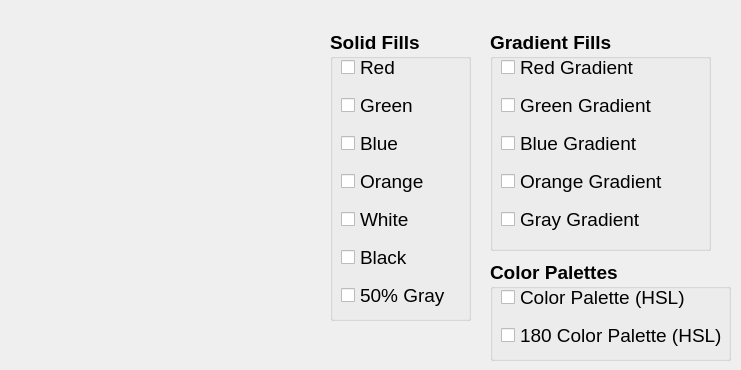
    <widget class="QWidget" name="page_3">
     <widget class="QGroupBox" name="groupBox_5">
      <property name="geometry">
       <rect>
        <x>330</x>
        <y>30</y>
        <width>141</width>
        <height>291</height>
       </rect>
      </property>
      <property name="font">
       <font>
        <pointsize>14</pointsize>
        <italic>false</italic>
        <bold>true</bold>
       </font>
      </property>
      <property name="title">
       <string>Solid Fills</string>
      </property>
     </widget>
     <widget class="QGroupBox" name="groupBox_6">
      <property name="geometry">
       <rect>
        <x>490</x>
        <y>30</y>
        <width>221</width>
        <height>221</height>
       </rect>
      </property>
      <property name="font">
       <font>
        <pointsize>14</pointsize>
        <bold>true</bold>
       </font>
      </property>
      <property name="title">
       <string>Gradient Fills</string>
      </property>
     </widget>
     <widget class="QGroupBox" name="groupBox_7">
      <property name="geometry">
       <rect>
        <x>490</x>
        <y>260</y>
        <width>241</width>
        <height>101</height>
       </rect>
      </property>
      <property name="font">
       <font>
        <pointsize>14</pointsize>
        <bold>true</bold>
       </font>
      </property>
      <property name="title">
       <string>Color Palettes</string>
      </property>
     </widget>
     <widget class="QCheckBox" name="Black">
      <property name="geometry">
       <rect>
        <x>341</x>
        <y>241</y>
        <width>111</width>
        <height>32</height>
       </rect>
      </property>
      <property name="font">
       <font>
        <pointsize>14</pointsize>
       </font>
      </property>
      <property name="text">
       <string>Black</string>
      </property>
     </widget>
     <widget class="QCheckBox" name="Gray50">
      <property name="geometry">
       <rect>
        <x>341</x>
        <y>279</y>
        <width>111</width>
        <height>32</height>
       </rect>
      </property>
      <property name="font">
       <font>
        <pointsize>14</pointsize>
       </font>
      </property>
      <property name="text">
       <string>50% Gray</string>
      </property>
     </widget>
     <widget class="QCheckBox" name="White">
      <property name="geometry">
       <rect>
        <x>341</x>
        <y>203</y>
        <width>111</width>
        <height>32</height>
       </rect>
      </property>
      <property name="font">
       <font>
        <pointsize>14</pointsize>
       </font>
      </property>
      <property name="text">
       <string>White</string>
      </property>
     </widget>
     <widget class="QCheckBox" name="Red">
      <property name="geometry">
       <rect>
        <x>341</x>
        <y>51</y>
        <width>111</width>
        <height>32</height>
       </rect>
      </property>
      <property name="font">
       <font>
        <pointsize>14</pointsize>
       </font>
      </property>
      <property name="text">
       <string>Red</string>
      </property>
     </widget>
     <widget class="QCheckBox" name="Orange">
      <property name="geometry">
       <rect>
        <x>341</x>
        <y>165</y>
        <width>131</width>
        <height>32</height>
       </rect>
      </property>
      <property name="font">
       <font>
        <pointsize>14</pointsize>
       </font>
      </property>
      <property name="text">
       <string>Orange</string>
      </property>
     </widget>
     <widget class="QCheckBox" name="Blue">
      <property name="geometry">
       <rect>
        <x>341</x>
        <y>127</y>
        <width>111</width>
        <height>32</height>
       </rect>
      </property>
      <property name="font">
       <font>
        <pointsize>14</pointsize>
       </font>
      </property>
      <property name="text">
       <string>Blue</string>
      </property>
     </widget>
     <widget class="QCheckBox" name="Green">
      <property name="geometry">
       <rect>
        <x>341</x>
        <y>89</y>
        <width>111</width>
        <height>32</height>
       </rect>
      </property>
      <property name="font">
       <font>
        <pointsize>14</pointsize>
       </font>
      </property>
      <property name="text">
       <string>Green</string>
      </property>
     </widget>
     <widget class="QCheckBox" name="RedGradient">
      <property name="geometry">
       <rect>
        <x>501</x>
        <y>51</y>
        <width>171</width>
        <height>32</height>
       </rect>
      </property>
      <property name="font">
       <font>
        <pointsize>14</pointsize>
       </font>
      </property>
      <property name="text">
       <string>Red Gradient</string>
      </property>
     </widget>
     <widget class="QCheckBox" name="OrangeGradient">
      <property name="geometry">
       <rect>
        <x>501</x>
        <y>165</y>
        <width>211</width>
        <height>32</height>
       </rect>
      </property>
      <property name="font">
       <font>
        <pointsize>14</pointsize>
       </font>
      </property>
      <property name="text">
       <string>Orange Gradient</string>
      </property>
     </widget>
     <widget class="QCheckBox" name="GreenGradient">
      <property name="geometry">
       <rect>
        <x>501</x>
        <y>89</y>
        <width>171</width>
        <height>32</height>
       </rect>
      </property>
      <property name="font">
       <font>
        <pointsize>14</pointsize>
       </font>
      </property>
      <property name="text">
       <string>Green Gradient</string>
      </property>
     </widget>
     <widget class="QCheckBox" name="BlueGradient">
      <property name="geometry">
       <rect>
        <x>501</x>
        <y>127</y>
        <width>171</width>
        <height>32</height>
       </rect>
      </property>
      <property name="font">
       <font>
        <pointsize>14</pointsize>
       </font>
      </property>
      <property name="text">
       <string>Blue Gradient</string>
      </property>
     </widget>
     <widget class="QCheckBox" name="GrayGradient">
      <property name="geometry">
       <rect>
        <x>501</x>
        <y>203</y>
        <width>171</width>
        <height>32</height>
       </rect>
      </property>
      <property name="font">
       <font>
        <pointsize>14</pointsize>
       </font>
      </property>
      <property name="text">
       <string>Gray Gradient</string>
      </property>
     </widget>
     <widget class="QCheckBox" name="ColorPalette180">
      <property name="geometry">
       <rect>
        <x>501</x>
        <y>319</y>
        <width>231</width>
        <height>32</height>
       </rect>
      </property>
      <property name="font">
       <font>
        <pointsize>14</pointsize>
       </font>
      </property>
      <property name="text">
       <string>180 Color Palette (HSL)</string>
      </property>
     </widget>
     <widget class="QCheckBox" name="ColorPalette">
      <property name="geometry">
       <rect>
        <x>501</x>
        <y>281</y>
        <width>231</width>
        <height>32</height>
       </rect>
      </property>
      <property name="font">
       <font>
        <pointsize>14</pointsize>
       </font>
      </property>
      <property name="text">
       <string>Color Palette (HSL)</string>
      </property>
     </widget>
     <widget class="QLabel" name="ColorPicture">
      <property name="geometry">
       <rect>
        <x>20</x>
        <y>40</y>
        <width>270</width>
        <height>231</height>
       </rect>
      </property>
      <property name="text">
       <string/>
      </property>
     </widget>
     <widget class="QLabel" name="GridHideBlueWhite">
      <property name="geometry">
       <rect>
        <x>520</x>
        <y>170</y>
        <width>131</width>
        <height>21</height>
       </rect>
      </property>
      <property name="text">
       <string/>
      </property>
     </widget>
     <widget class="QLabel" name="ColorHideGreen">
      <property name="geometry">
       <rect>
        <x>360</x>
        <y>100</y>
        <width>111</width>
        <height>16</height>
       </rect>
      </property>
      <property name="text">
       <string/>
      </property>
     </widget>
     <widget class="QLabel" name="ColorHideBlue">
      <property name="geometry">
       <rect>
        <x>360</x>
        <y>135</y>
        <width>111</width>
        <height>21</height>
       </rect>
      </property>
      <property name="text">
       <string/>
      </property>
     </widget>
     <widget class="QLabel" name="ColorHideOrange">
      <property name="geometry">
       <rect>
        <x>360</x>
        <y>170</y>
        <width>110</width>
        <height>21</height>
       </rect>
      </property>
      <property name="text">
       <string/>
      </property>
     </widget>
     <widget class="QLabel" name="ColorHideWhite">
      <property name="geometry">
       <rect>
        <x>360</x>
        <y>210</y>
        <width>110</width>
        <height>21</height>
       </rect>
      </property>
      <property name="text">
       <string/>
      </property>
     </widget>
     <widget class="QLabel" name="ColorHideBlack">
      <property name="geometry">
       <rect>
        <x>360</x>
        <y>250</y>
        <width>110</width>
        <height>21</height>
       </rect>
      </property>
      <property name="text">
       <string/>
      </property>
     </widget>
     <widget class="QLabel" name="ColorHideGray">
      <property name="geometry">
       <rect>
        <x>360</x>
        <y>290</y>
        <width>110</width>
        <height>21</height>
       </rect>
      </property>
      <property name="text">
       <string/>
      </property>
     </widget>
     <widget class="QLabel" name="ColorHideRedGradient">
      <property name="geometry">
       <rect>
        <x>520</x>
        <y>60</y>
        <width>191</width>
        <height>21</height>
       </rect>
      </property>
      <property name="text">
       <string/>
      </property>
     </widget>
     <widget class="QLabel" name="ColorHideGreenGradient">
      <property name="geometry">
       <rect>
        <x>520</x>
        <y>100</y>
        <width>191</width>
        <height>21</height>
       </rect>
      </property>
      <property name="text">
       <string/>
      </property>
     </widget>
     <widget class="QLabel" name="ColorHideBlueGradient">
      <property name="geometry">
       <rect>
        <x>520</x>
        <y>130</y>
        <width>191</width>
        <height>21</height>
       </rect>
      </property>
      <property name="text">
       <string/>
      </property>
     </widget>
     <widget class="QLabel" name="ColorHideOrangeGradient">
      <property name="geometry">
       <rect>
        <x>520</x>
        <y>170</y>
        <width>191</width>
        <height>21</height>
       </rect>
      </property>
      <property name="text">
       <string/>
      </property>
     </widget>
     <widget class="QLabel" name="ColorHideGreyGradient">
      <property name="geometry">
       <rect>
        <x>520</x>
        <y>210</y>
        <width>191</width>
        <height>21</height>
       </rect>
      </property>
      <property name="text">
       <string/>
      </property>
     </widget>
     <widget class="QLabel" name="ColorHideColorPalette">
      <property name="geometry">
       <rect>
        <x>520</x>
        <y>290</y>
        <width>191</width>
        <height>21</height>
       </rect>
      </property>
      <property name="text">
       <string/>
      </property>
     </widget>
     <widget class="QLabel" name="ColorHideColorPalette180">
      <property name="geometry">
       <rect>
        <x>520</x>
        <y>330</y>
        <width>191</width>
        <height>21</height>
       </rect>
      </property>
      <property name="text">
       <string/>
      </property>
     </widget>
     <widget class="QLabel" name="ColorHideRed">
      <property name="geometry">
       <rect>
        <x>360</x>
        <y>60</y>
        <width>111</width>
        <height>21</height>
       </rect>
      </property>
      <property name="text">
       <string/>
      </property>
     </widget>
     <zorder>groupBox_5</zorder>
     <zorder>groupBox_6</zorder>
     <zorder>groupBox_7</zorder>
     <zorder>Black</zorder>
     <zorder>Gray50</zorder>
     <zorder>White</zorder>
     <zorder>Orange</zorder>
     <zorder>Blue</zorder>
     <zorder>Green</zorder>
     <zorder>RedGradient</zorder>
     <zorder>OrangeGradient</zorder>
     <zorder>GreenGradient</zorder>
     <zorder>BlueGradient</zorder>
     <zorder>GrayGradient</zorder>
     <zorder>ColorPalette180</zorder>
     <zorder>ColorPalette</zorder>
     <zorder>ColorPicture</zorder>
     <zorder>GridHideBlueWhite</zorder>
     <zorder>ColorHideGreen</zorder>
     <zorder>ColorHideBlue</zorder>
     <zorder>ColorHideOrange</zorder>
     <zorder>ColorHideWhite</zorder>
     <zorder>ColorHideBlack</zorder>
     <zorder>ColorHideGray</zorder>
     <zorder>ColorHideRedGradient</zorder>
     <zorder>ColorHideGreenGradient</zorder>
     <zorder>ColorHideBlueGradient</zorder>
     <zorder>ColorHideOrangeGradient</zorder>
     <zorder>ColorHideGreyGradient</zorder>
     <zorder>ColorHideColorPalette</zorder>
     <zorder>ColorHideColorPalette180</zorder>
     <zorder>Red</zorder>
     <zorder>ColorHideRed</zorder>
    </widget>
